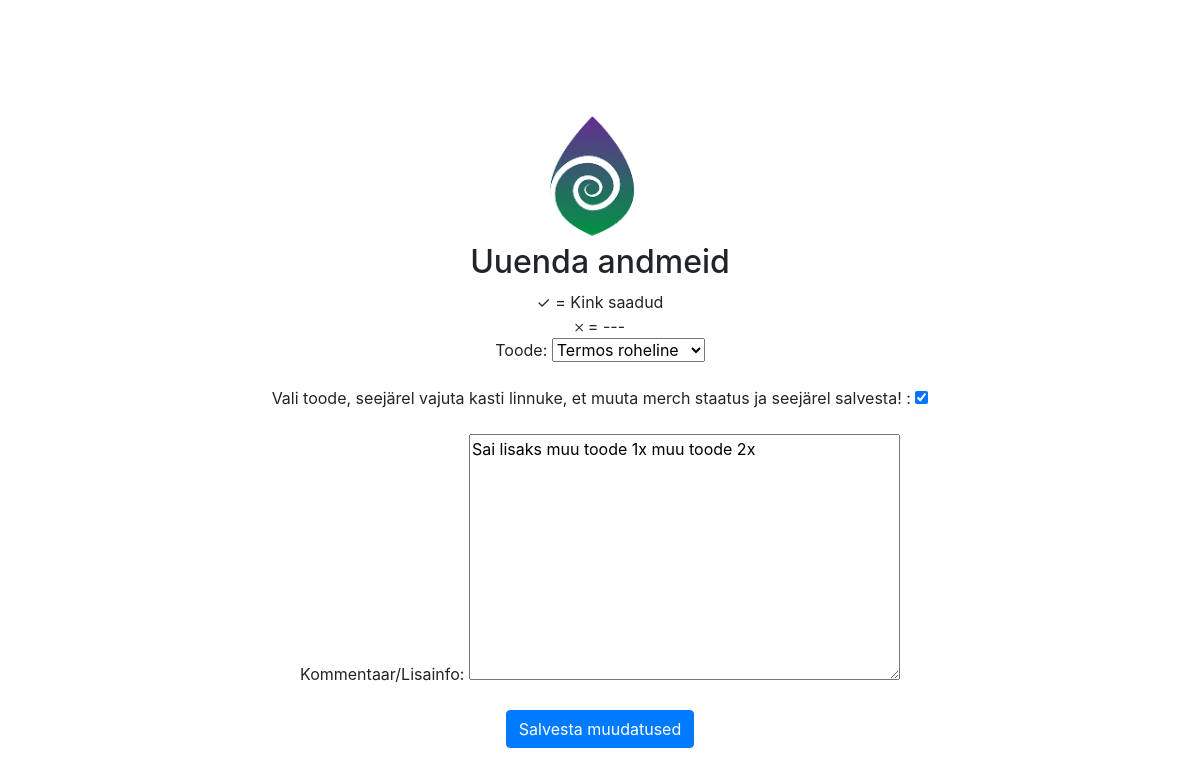
Screenshot of /update-gift/1541068/ (signed in) with the database file from the repository.
### woocommerce_integration/models.py (models this page shows, shortened)
class Order(models.Model):
    order_id = models.IntegerField(unique=True)
    customer_name = models.CharField(max_length=255)
    order_date = models.DateTimeField(auto_now_add=False)
    total_amount = models.DecimalField(max_digits=10, decimal_places=2)
    order_status = models.CharField(max_length=50, null=True, blank=True)
    gift = models.BooleanField(default=False)
    email_notification_sent = models.BooleanField(default=False)
    processed = models.BooleanField(default=False)  # New field
    synced = models.BooleanField(default=False)  # New field to track if the order has been synced
    total_amount_sum_notified = models.BooleanField(default=False)  # Add this field
    product = models.ForeignKey(Product, on_delete=models.SET_NULL, null=True, blank=True)
    last_notification_date = models.DateTimeField(null=True, blank=True)
    comment = models.TextField(blank=True, null=True)

### woocommerce_integration/views.py (the view)
# urls.py: path('update-gift/<int:order_id>/', update_gift, name='update_gift'),
@login_required()
def update_gift(request, order_id):
    order = get_object_or_404(Order, order_id=order_id)
    if request.method == 'POST':
        form = OrderForm(request.POST, instance=order)
        if form.is_valid():
            form.save()
            return redirect('view_orders')
    else:
        form = OrderForm(instance=order)
    products = Product.objects.all()  # Retrieve all products
    return render(request, 'update_gift.html', {'form': form, 'order': order, 'products': products})

### woocommerce_integration/forms.py
class OrderForm(forms.ModelForm):
    class Meta:
        model = Order
        fields = ['product', 'gift', 'comment']  # Add 'comment' to the list of fields
        labels = {
            'product': 'Toode',
            'gift': 'Vali toode, seejärel vajuta kasti linnuke, et muuta merch staatus ja seejärel salvesta!  ',
            'comment': 'Kommentaar/Lisainfo',  # Add label for the 'comment' field
        }

### woocommerce_integration/models.py (called while the page is built)
    def __str__(self):
        return self.name

### woocommerce_integration/templates/update_gift.html (shortened to what this page needs)
{% load static %}
<!DOCTYPE html>
<html lang="en">
<head>
  <link rel="stylesheet" href="https://stackpath.bootstrapcdn.com/bootstrap/4.5.2/css/bootstrap.min.css">
</head>
<body>
  <div class="container mt-4">
    <img src="{% static 'ecosh3.png' %}" alt="<Logo>">
    <h2>Uuenda andmeid</h2>
    <form method="post" action="{% url 'update_gift' order.order_id %}">
      <a>✓ = Kink saadud <br> 𐄂 = ---</a>
      {{ form.as_p }}
      <button type="submit" class="btn btn-primary">Salvesta muudatused</button>
    </form>
  </div>
</body>
</html>

### woocommerce_integration/templates/update_gift.html (style rules this page uses)
body { display: flex; align-items: center; justify-content: center; height: 105vh; margin: 0; }
.container { text-align: center; }

### rows the page displays
Order: product "Termos roheline", gift "☑", comment "Sai lisaks muu toode 1x muu toode 2x"
